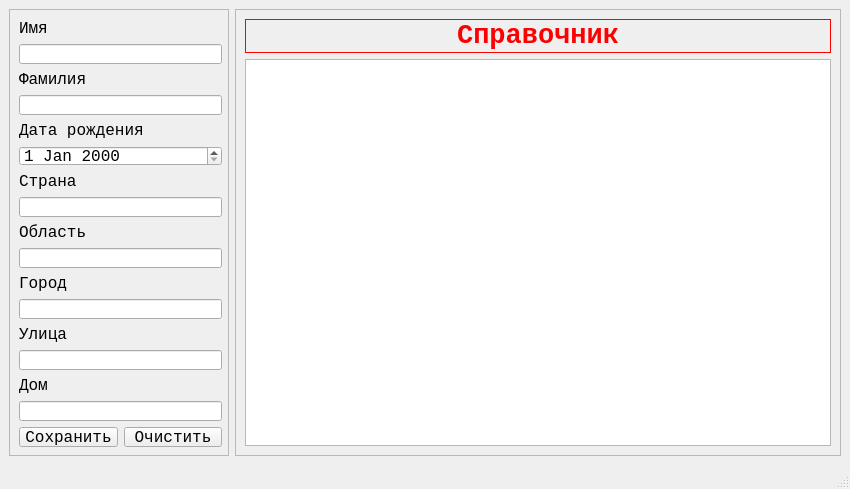
<?xml version="1.0" encoding="UTF-8"?>
<ui version="4.0">
 <class>MainWindow</class>
 <widget class="QMainWindow" name="MainWindow">
  <property name="geometry">
   <rect>
    <x>0</x>
    <y>0</y>
    <width>850</width>
    <height>489</height>
   </rect>
  </property>
  <property name="minimumSize">
   <size>
    <width>850</width>
    <height>489</height>
   </size>
  </property>
  <property name="font">
   <font>
    <family>Lucida Console</family>
    <pointsize>12</pointsize>
   </font>
  </property>
  <property name="windowTitle">
   <string>PhoneBook</string>
  </property>
  <widget class="QWidget" name="centralwidget">
   <layout class="QHBoxLayout" name="horizontalLayout_2">
    <item>
     <widget class="QFrame" name="frame">
      <property name="sizePolicy">
       <sizepolicy hsizetype="Minimum" vsizetype="Minimum">
        <horstretch>0</horstretch>
        <verstretch>0</verstretch>
       </sizepolicy>
      </property>
      <property name="minimumSize">
       <size>
        <width>200</width>
        <height>0</height>
       </size>
      </property>
      <property name="maximumSize">
       <size>
        <width>220</width>
        <height>16777215</height>
       </size>
      </property>
      <property name="frameShape">
       <enum>QFrame::StyledPanel</enum>
      </property>
      <widget class="QWidget" name="">
       <property name="geometry">
        <rect>
         <x>10</x>
         <y>10</y>
         <width>203</width>
         <height>428</height>
        </rect>
       </property>
       <layout class="QVBoxLayout" name="verticalLayout">
        <item>
         <widget class="QLabel" name="label_firstName">
          <property name="font">
           <font>
            <family>Lucida Console</family>
            <pointsize>12</pointsize>
           </font>
          </property>
          <property name="text">
           <string>Имя</string>
          </property>
         </widget>
        </item>
        <item>
         <widget class="QLineEdit" name="input_firstNmae"/>
        </item>
        <item>
         <widget class="QLabel" name="label_LastName">
          <property name="text">
           <string>Фамилия</string>
          </property>
         </widget>
        </item>
        <item>
         <widget class="QLineEdit" name="input_lastName"/>
        </item>
        <item>
         <widget class="QLabel" name="label_dateOfBirth">
          <property name="text">
           <string>Дата рождения</string>
          </property>
         </widget>
        </item>
        <item>
         <widget class="QDateEdit" name="input_dateOfBirth"/>
        </item>
        <item>
         <widget class="QLabel" name="label_addressCountry">
          <property name="text">
           <string>Страна</string>
          </property>
         </widget>
        </item>
        <item>
         <widget class="QLineEdit" name="input_addressCountry"/>
        </item>
        <item>
         <widget class="QLabel" name="label_addressRegion">
          <property name="text">
           <string>Область</string>
          </property>
         </widget>
        </item>
        <item>
         <widget class="QLineEdit" name="input_addressRegion"/>
        </item>
        <item>
         <widget class="QLabel" name="label_addressCity">
          <property name="text">
           <string>Город</string>
          </property>
         </widget>
        </item>
        <item>
         <widget class="QLineEdit" name="input_addressCity"/>
        </item>
        <item>
         <widget class="QLabel" name="label_addressStreet">
          <property name="text">
           <string>Улица</string>
          </property>
         </widget>
        </item>
        <item>
         <widget class="QLineEdit" name="input_addressStreet"/>
        </item>
        <item>
         <widget class="QLabel" name="label_addressHouse">
          <property name="text">
           <string>Дом</string>
          </property>
         </widget>
        </item>
        <item>
         <widget class="QLineEdit" name="input_addressHouse"/>
        </item>
        <item>
         <layout class="QHBoxLayout" name="horizontalLayout">
          <item>
           <widget class="QPushButton" name="button_save">
            <property name="text">
             <string>Сохранить</string>
            </property>
           </widget>
          </item>
          <item>
           <widget class="QPushButton" name="button_clear">
            <property name="text">
             <string>Очистить</string>
            </property>
           </widget>
          </item>
         </layout>
        </item>
       </layout>
      </widget>
     </widget>
    </item>
    <item>
     <widget class="QFrame" name="frame_2">
      <property name="frameShape">
       <enum>QFrame::StyledPanel</enum>
      </property>
      <property name="frameShadow">
       <enum>QFrame::Raised</enum>
      </property>
      <layout class="QGridLayout" name="gridLayout">
       <item row="0" column="0">
        <layout class="QVBoxLayout" name="verticalLayout_2">
         <property name="sizeConstraint">
          <enum>QLayout::SetDefaultConstraint</enum>
         </property>
         <item>
          <widget class="QLabel" name="label_Title">
           <property name="sizePolicy">
            <sizepolicy hsizetype="Minimum" vsizetype="Maximum">
             <horstretch>0</horstretch>
             <verstretch>0</verstretch>
            </sizepolicy>
           </property>
           <property name="font">
            <font>
             <family>Lucida Console</family>
             <pointsize>20</pointsize>
             <weight>75</weight>
             <bold>true</bold>
            </font>
           </property>
           <property name="styleSheet">
            <string notr="true">color: rgb(255, 0, 0);</string>
           </property>
           <property name="frameShape">
            <enum>QFrame::Panel</enum>
           </property>
           <property name="text">
            <string>Справочник</string>
           </property>
           <property name="textFormat">
            <enum>Qt::PlainText</enum>
           </property>
           <property name="alignment">
            <set>Qt::AlignCenter</set>
           </property>
          </widget>
         </item>
         <item>
          <widget class="QColumnView" name="columnView">
           <property name="enabled">
            <bool>true</bool>
           </property>
           <property name="sizePolicy">
            <sizepolicy hsizetype="Preferred" vsizetype="Preferred">
             <horstretch>0</horstretch>
             <verstretch>0</verstretch>
            </sizepolicy>
           </property>
           <property name="resizeGripsVisible">
            <bool>true</bool>
           </property>
          </widget>
         </item>
        </layout>
       </item>
      </layout>
     </widget>
    </item>
   </layout>
  </widget>
  <widget class="QStatusBar" name="statusbar"/>
 </widget>
 <resources/>
 <connections/>
</ui>
